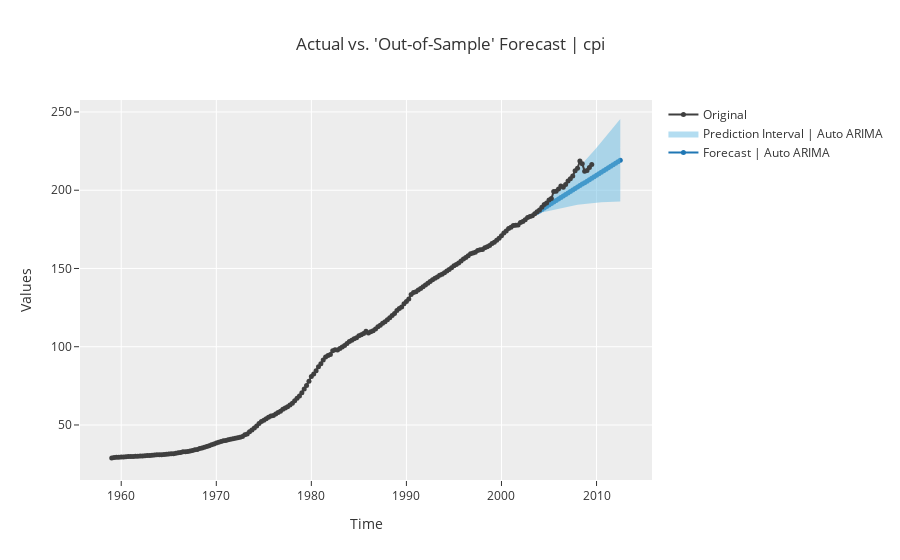

Notebook code cell kept with this figure:
### Markdown cell above
2. (Answer) - The Auto ARIMA model boasts the best R-squared in the hold-out set.

### Code cell
exp.plot_model(auto_arima, plot='forecast', data_kwargs={'fh':36})
